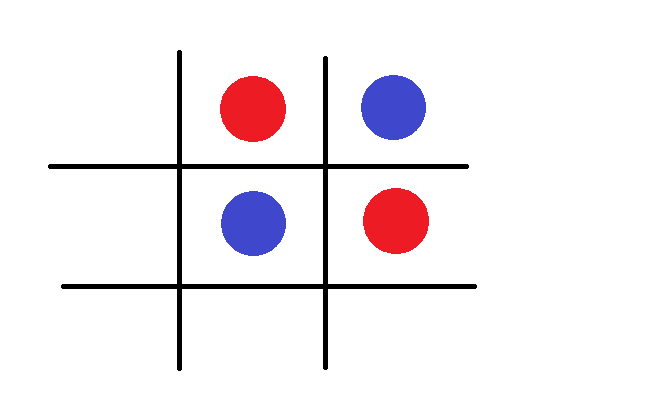
#> input picture Imagenes/tablero0.png, 662 x 405 px, found by its file name
$ python dimensionesTablero_V3.py
#> lines starting #> are read from the running program, lines starting #| are printed output that depends on the picture; after the words box and inside, x2 and y2 are one past the last pixel; in counts of white or black regions, pixels touching at a corner belong together
#> further down, image is the input picture: shape (405, 662, 3); mean B, G, R 241.3, 237.8, 242.9
import cv2

def encontrar_esquinas_casillas(image):
    # Convertir a escala de grises
    gray = cv2.cvtColor(image, cv2.COLOR_BGR2GRAY)
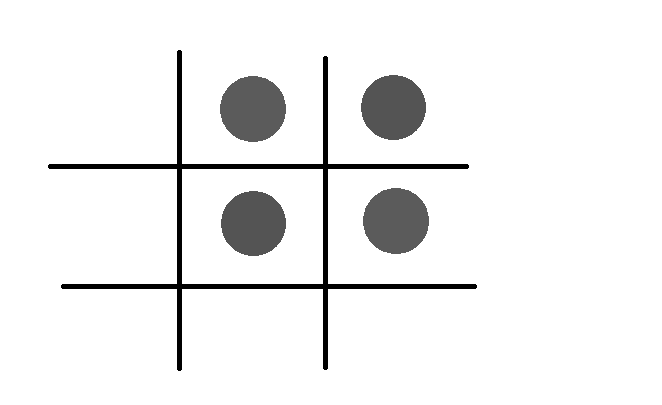
#> gray: shape (405, 662); min 0, max 255, mean 239.7

    # Aplicar un desenfoque para reducir el ruido
    blurred = cv2.GaussianBlur(gray, (5, 5), 0)
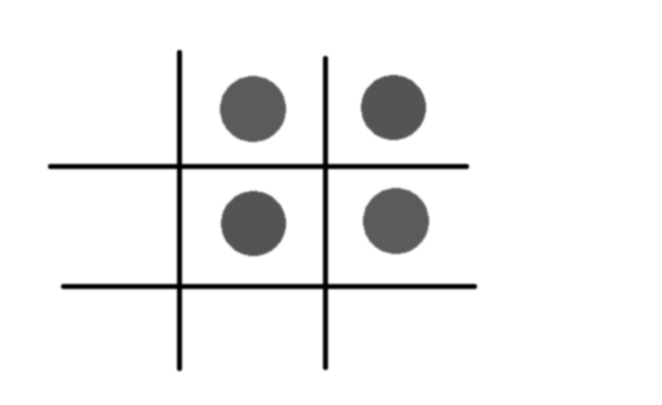
#> blurred: shape (405, 662); min 0, max 255, mean 239.7

    # Aplicar un umbral para detectar las áreas negras
    _, thresholded = cv2.threshold(blurred, 50, 255, cv2.THRESH_BINARY)
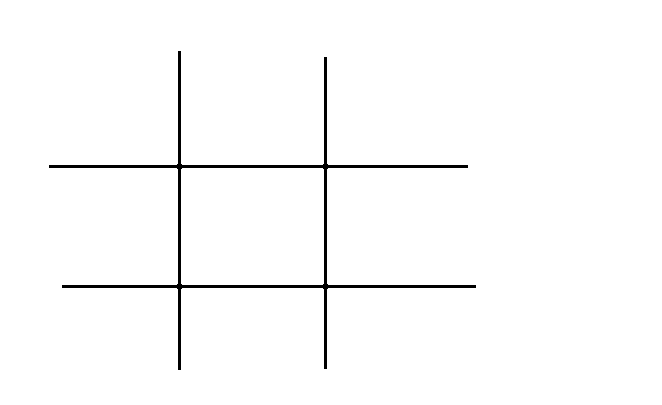
#> thresholded: shape (405, 662); 98.4% white; 1 black region, box (x1, y1, x2, y2) and area: (49, 51, 476, 370) 4372

    # Aplicar la detección de bordes con Canny
    edges = cv2.Canny(thresholded, 20, 80)
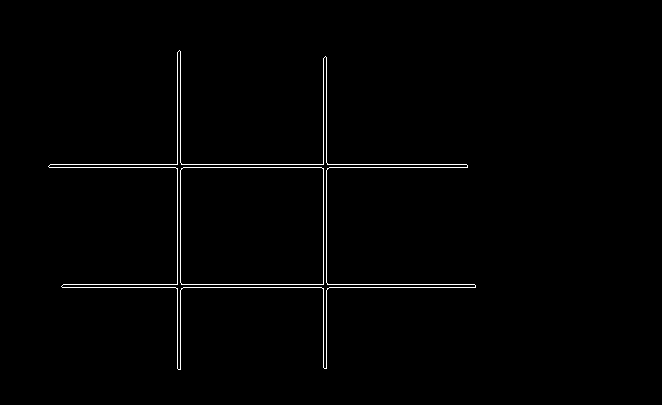
#> edges: shape (405, 662); 1.1% white in thin lines or dots, all inside (x1, y1, x2, y2) = (48, 50, 476, 370)

    # Encontrar contornos en los bordes detectados
    contours, _ = cv2.findContours(edges, cv2.RETR_EXTERNAL, cv2.CHAIN_APPROX_SIMPLE)
#> contours = 1 contour; box (x1, y1, x2, y2) and area: (48, 50, 476, 370) 21102

    # Encontrar el contorno más grande, que debería ser el contorno del tablero
    contorno_tablero = max(contours, key=cv2.contourArea)
#> contorno_tablero = contour of 48 points, box (x1, y1, x2, y2) (48, 50, 476, 370), area 21102

    # Crear una lista para almacenar las coordenadas de las esquinas de cada casilla
    esquinas_casillas = []

    # Iterar sobre todos los contornos encontrados
    for contorno in contours:
        # Calcular las coordenadas del rectángulo delimitador
        x, y, w, h = cv2.boundingRect(contorno)

        # Calcular las coordenadas de las esquinas de la casilla
        esquina_superior_izquierda = (x, y)
        esquina_superior_derecha = (x + w, y)
        esquina_inferior_izquierda = (x, y + h)
        esquina_inferior_derecha = (x + w, y + h)
        """
        si por ejemplo mi tablero estuviese girado o con un poco torcido, se podría hacer un enderezado ?

        # Obtener las coordenadas de las esquinas del tablero en la imagen original
        esquinas_originales = encontrar_esquinas_casillas(image)

        # Definir las coordenadas de las esquinas en la imagen rectificada
        # Ajusta estas coordenadas según tu necesidad
        esquina_superior_izquierda_rect = (0, 0)
        esquina_superior_derecha_rect = (ancho_tablero_rectificado, 0)
        esquina_inferior_izquierda_rect = (0, alto_tablero_rectificado)
        esquina_inferior_derecha_rect = (ancho_tablero_rectificado, alto_tablero_rectificado)

        # Calcular la matriz de transformación
        matriz_transformacion = cv2.getPerspectiveTransform(np.array(esquinas_originales, dtype=np.float32), np.array([esquina_superior_izquierda_rect, esquina_superior_derecha_rect, esquina_inferior_izquierda_rect, esquina_inferior_derecha_rect], dtype=np.float32))

        # Aplicar la transformación para enderezar el tablero
        imagen_rectificada = cv2.warpPerspective(image, matriz_transformacion, (ancho_tablero_rectificado, alto_tablero_rectificado))
        """

        # Agregar las coordenadas de las esquinas a la lista
        esquinas_casillas.append((esquina_superior_izquierda, esquina_superior_derecha, esquina_inferior_izquierda, esquina_inferior_derecha))
#> this loop made 1 pass
#> (x, y, w, h, esquina_superior_derecha, esquina_inferior_izquierda, esquina_inferior_derecha) on pass 1: (48, 50, 428, 320, (476, 50), (48, 370), (476, 370))
#> after the loop, esquinas_casillas = [((48, 50), (476, 50), (48, 370), (476, 370))]

    return esquinas_casillas

# Llamar a la función con la imagen y obtener las coordenadas de las esquinas
image = cv2.imread('Imagenes/tablero0.png')
coordenadas_esquinas = encontrar_esquinas_casillas(image)
#> coordenadas_esquinas = [((48, 50), (476, 50), (48, 370), (476, 370))]
print(coordenadas_esquinas)
#| [((48, 50), (476, 50), (48, 370), (476, 370))]
# Ahora, coordenadas_esquinas contiene las coordenadas de las esquinas de todas las casillas encontradas en la imagen.

$ run again, with Imagenes/tablero1.png copied over Imagenes/tablero0.png
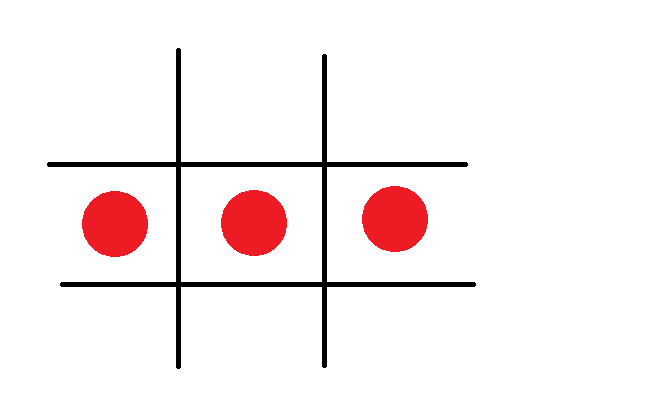
#> input picture Imagenes/tablero1.png, 662 x 405 px, found by its file name
#> image is the input picture: shape (405, 662, 3); mean B, G, R 239.7, 239.4, 247.4
#> in encontrar_esquinas_casillas, `_, thresholded = cv2.threshold(blurred, 50, 255, cv2.THRESH_BINARY)`:
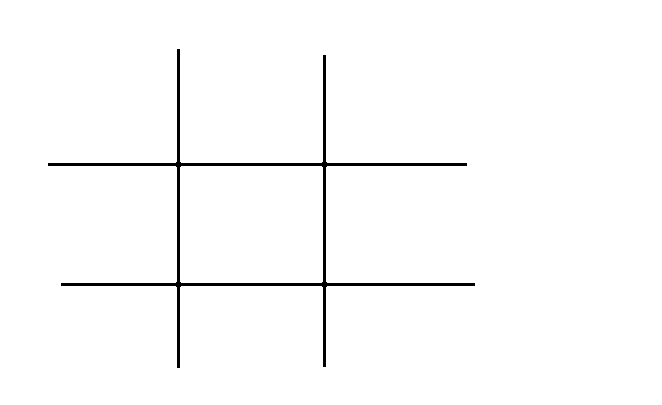
#> thresholded: shape (405, 662); 98.4% white; 1 black region, box (x1, y1, x2, y2) and area: (48, 49, 475, 368) 4372
#> in encontrar_esquinas_casillas, `edges = cv2.Canny(thresholded, 20, 80)`:
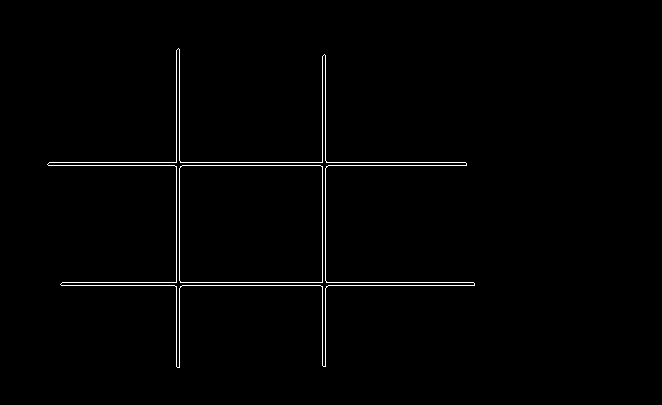
#> edges: shape (405, 662); 1.1% white in thin lines or dots, all inside (x1, y1, x2, y2) = (47, 48, 475, 368)
#> contours = 1 contour; box (x1, y1, x2, y2) and area: (47, 48, 475, 368) 21102
#> contorno_tablero = contour of 48 points, box (x1, y1, x2, y2) (47, 48, 475, 368), area 21102
#> the loop in encontrar_esquinas_casillas, `for contorno in contours:` made 1 pass
#> (x, y, w, h, esquina_superior_derecha, esquina_inferior_izquierda, esquina_inferior_derecha) on pass 1: (47, 48, 428, 320, (475, 48), (47, 368), (475, 368))
#> after the loop in encontrar_esquinas_casillas, `for contorno in contours:`: esquinas_casillas = [((47, 48), (475, 48), (47, 368), (475, 368))]
#| [((47, 48), (475, 48), (47, 368), (475, 368))]

$ run again, with Imagenes/tablero10.png copied over Imagenes/tablero0.png
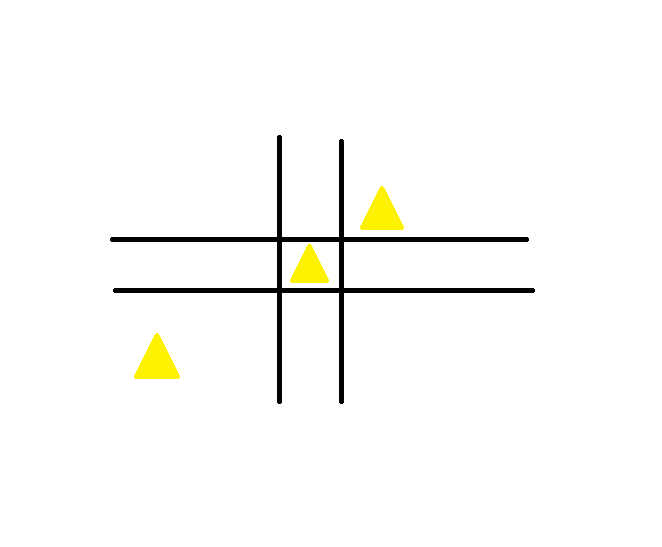
#> input picture Imagenes/tablero10.png, 662 x 547 px, found by its file name
#> image is the input picture: shape (547, 662, 3); mean B, G, R 248, 250.1, 250.2
#> in encontrar_esquinas_casillas, `_, thresholded = cv2.threshold(blurred, 50, 255, cv2.THRESH_BINARY)`:
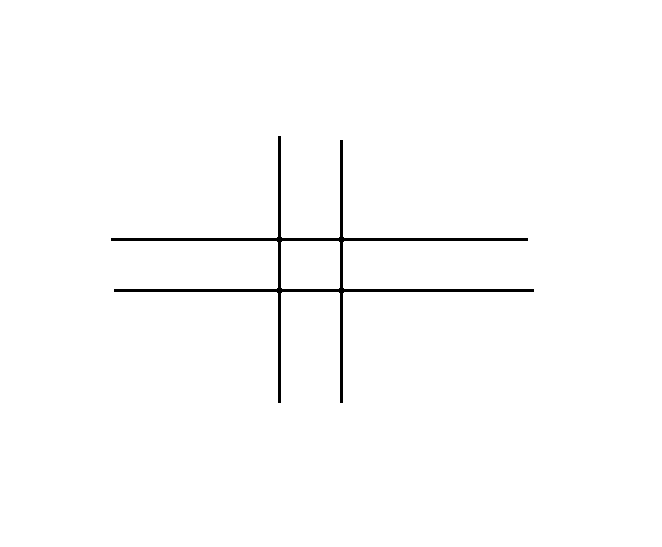
#> thresholded: shape (547, 662); 98.9% white; 1 black region, box (x1, y1, x2, y2) and area: (111, 136, 534, 403) 4081
#> in encontrar_esquinas_casillas, `edges = cv2.Canny(thresholded, 20, 80)`:
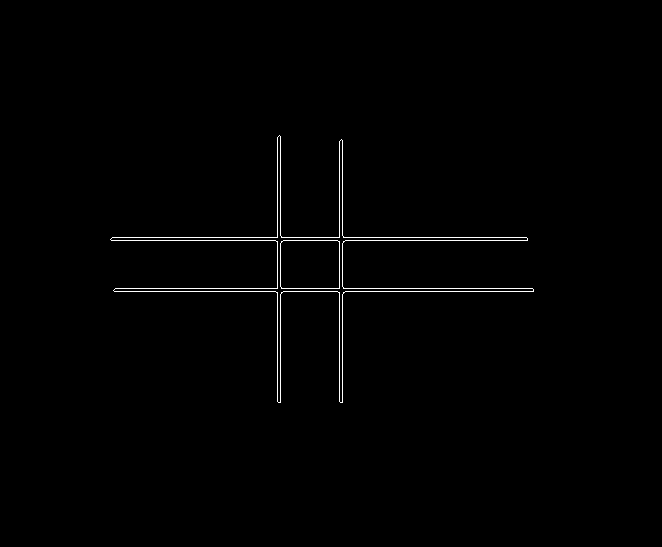
#> edges: shape (547, 662); 0.74% white in thin lines or dots, all inside (x1, y1, x2, y2) = (110, 135, 534, 403)
#> contours = 1 contour; box (x1, y1, x2, y2) and area: (110, 135, 534, 403) 6912
#> contorno_tablero = contour of 48 points, box (x1, y1, x2, y2) (110, 135, 534, 403), area 6912
#> the loop in encontrar_esquinas_casillas, `for contorno in contours:` made 1 pass
#> (x, y, w, h, esquina_superior_derecha, esquina_inferior_izquierda, esquina_inferior_derecha) on pass 1: (110, 135, 424, 268, (534, 135), (110, 403), (534, 403))
#> after the loop in encontrar_esquinas_casillas, `for contorno in contours:`: esquinas_casillas = [((110, 135), (534, 135), (110, 403), (534, 403))]
#| [((110, 135), (534, 135), (110, 403), (534, 403))]

$ run again, with Imagenes/tablero11.png copied over Imagenes/tablero0.png
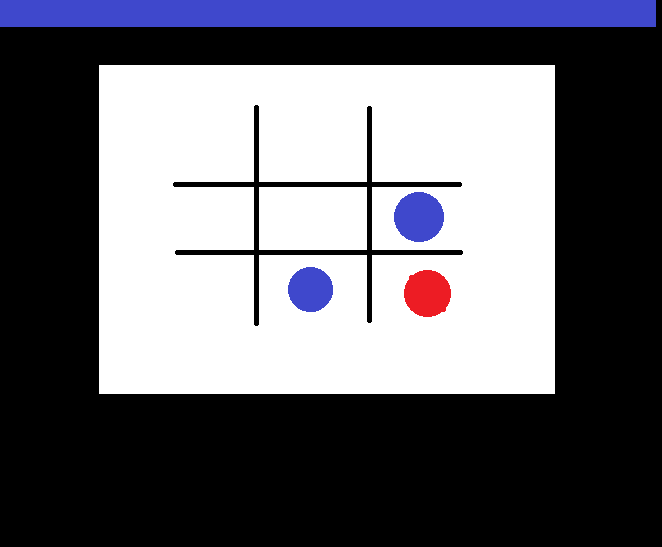
#> input picture Imagenes/tablero11.png, 662 x 547 px, found by its file name
#> image is the input picture: shape (547, 662, 3); mean B, G, R 110.6, 102.8, 103.3
#> in encontrar_esquinas_casillas, `_, thresholded = cv2.threshold(blurred, 50, 255, cv2.THRESH_BINARY)`:
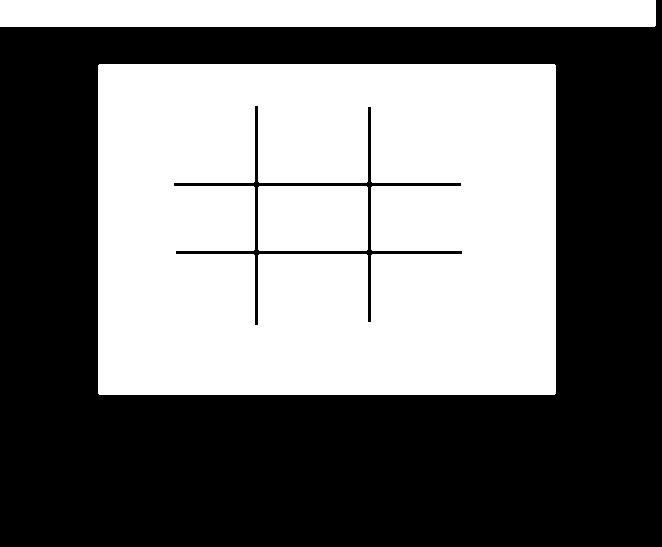
#> thresholded: shape (547, 662); 45.9% white; 3 white regions, box (x1, y1, x2, y2) and area: (98, 64, 556, 395) 141447, (0, 0, 656, 27) 17711, (258, 186, 368, 251) 7146
#> in encontrar_esquinas_casillas, `edges = cv2.Canny(thresholded, 20, 80)`:
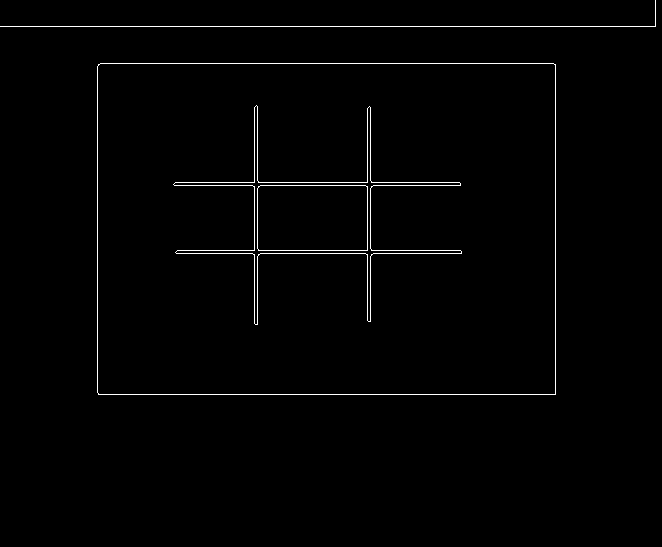
#> edges: shape (547, 662); 1.2% white in thin lines or dots, all inside (x1, y1, x2, y2) = (0, 0, 656, 395)
#> contours = 2 contours, 1 with area under 20; largest, box (x1, y1, x2, y2) and area: (97, 63, 556, 395) 151591
#> contorno_tablero = contour of 12 points, box (x1, y1, x2, y2) (97, 63, 556, 395), area 151591
#> the loop in encontrar_esquinas_casillas, `for contorno in contours:` made 2 passes
#> (x, y, w, h, esquina_superior_derecha, esquina_inferior_izquierda, esquina_inferior_derecha) on pass 1: (97, 63, 459, 332, (556, 63), (97, 395), (556, 395))
#> after the loop in encontrar_esquinas_casillas, `for contorno in contours:`: esquinas_casillas = [((97, 63), (556, 63), (97, 395), (556, 395)), ((0, 0), (656, 0), (0, 27), (656, 27))]
#> coordenadas_esquinas has the same summary as esquinas_casillas in encontrar_esquinas_casillas
#| [((97, 63), (556, 63), (97, 395), (556, 395)), ((0, 0), (656, 0), (0, 27), (656, 27))]
